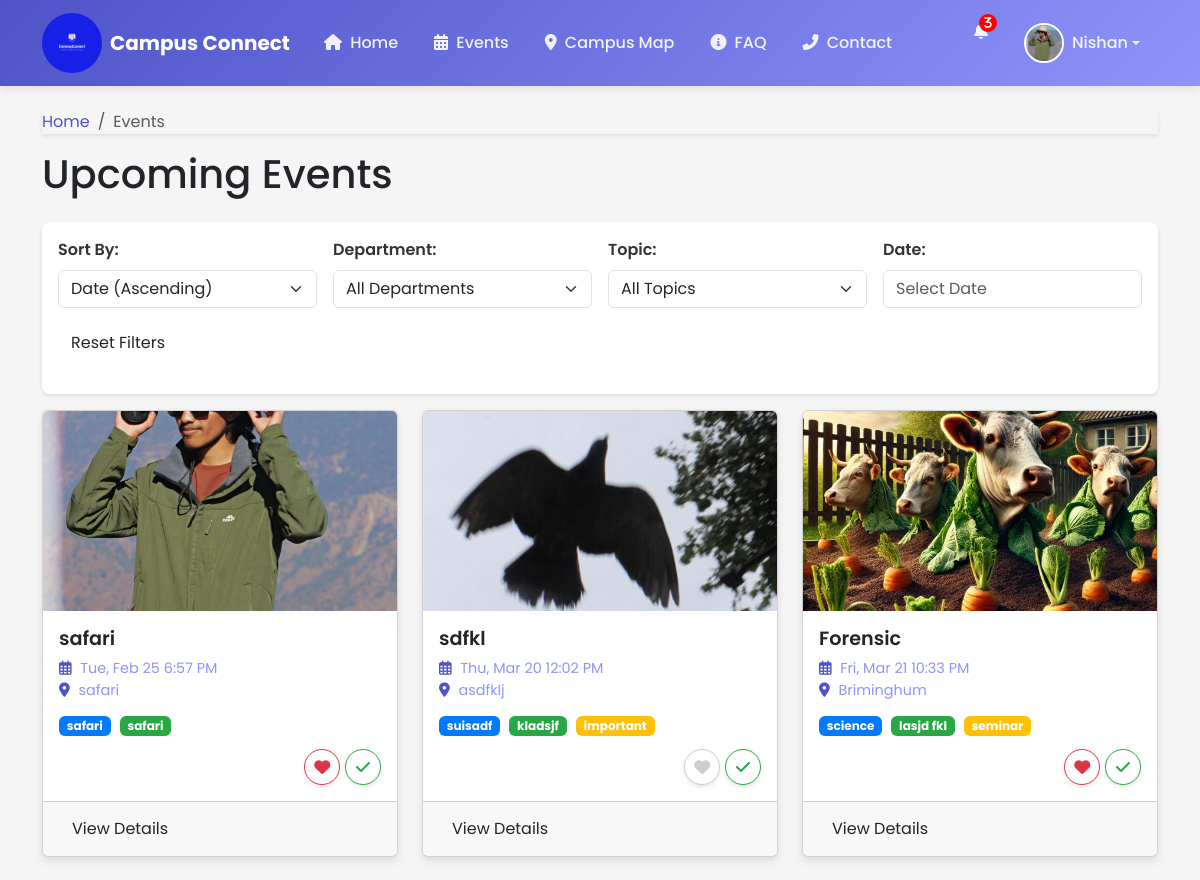
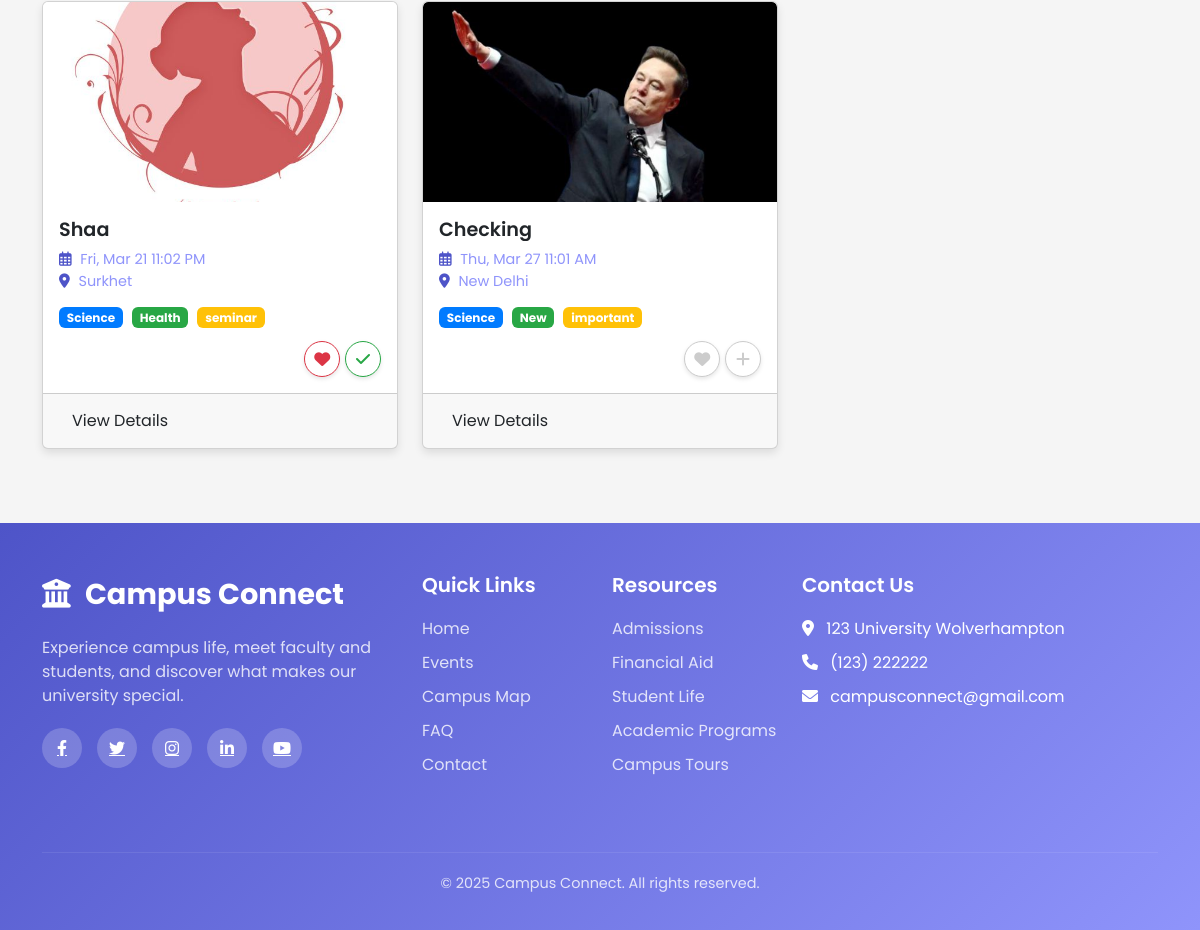
Screenshot of /events.php (signed in) with the database file from the repository (2 pictures, top to bottom).
### tables this page shows
CREATE TABLE `users` (
  `user_id` int(11) NOT NULL,
  `username` varchar(50) NOT NULL,
  `email` varchar(100) NOT NULL,
  `password_hash` varchar(255) NOT NULL,
  `first_name` varchar(50) NOT NULL,
  `last_name` varchar(50) NOT NULL,
  `phone_number` varchar(20) DEFAULT NULL,
  `academic_interest` varchar(100) DEFAULT NULL,
  `account_created_at` timestamp NOT NULL DEFAULT current_timestamp(),
  `last_login` timestamp NOT NULL DEFAULT '0000-00-00 00:00:00',
  `profile_photo_original` varchar(255) DEFAULT NULL,
  `profile_photo_resized` varchar(255) DEFAULT NULL
);

CREATE TABLE `events` (
  `event_id` int(11) NOT NULL,
  `admin_id` int(11) NOT NULL,
  `title` varchar(255) NOT NULL,
  `description` text DEFAULT NULL,
  `event_date` date NOT NULL,
  `start_time` time NOT NULL,
  `end_time` time NOT NULL,
  `location` varchar(255) NOT NULL,
  `latitude` decimal(10,7) DEFAULT NULL,
  `longitude` decimal(10,7) DEFAULT NULL,
  `speakers` text DEFAULT NULL,
  `department` varchar(100) DEFAULT NULL,
  `topic` varchar(100) DEFAULT NULL,
  `tag` varchar(100) DEFAULT NULL,
  `estimated_participants` int(11) DEFAULT 0,
  `event_image_original` varchar(255) DEFAULT NULL,
  `event_image_resized` varchar(255) DEFAULT NULL,
  `created_at` timestamp NOT NULL DEFAULT current_timestamp(),
  `updated_at` timestamp NOT NULL DEFAULT current_timestamp() ON UPDATE current_timestamp()
);

### events.php (the view, shortened to what this page needs)
<?php
require_once 'config.php';
$user_id = $_SESSION['user_id'];
$sort_by = $_GET['sort'] ?? 'date_asc';
$sort_options = [
    'date_asc' => ['column' => 'e.event_date, e.start_time', 'order' => 'ASC'],
    'date_desc' => ['column' => 'e.event_date, e.start_time', 'order' => 'DESC'],
    'title_asc' => ['column' => 'e.title', 'order' => 'ASC'],
    'title_desc' => ['column' => 'e.title', 'order' => 'DESC'],
    'department_asc' => ['column' => 'e.department', 'order' => 'ASC'],
    'department_desc' => ['column' => 'e.department', 'order' => 'DESC'],
];
$sort = $sort_options[$sort_by] ?? $sort_options['date_asc'];
$filter_date = $_GET['date'] ?? '';
$where_clauses = [];
$where_clause = !empty($where_clauses) ? "WHERE " . implode(" AND ", $where_clauses) : "";
$events_query = "SELECT
    e.event_id,
    e.title,
    e.description,
    DATE_FORMAT(e.event_date, '%Y-%m-%d') as event_date,
    DATE_FORMAT(e.start_time, '%H:%i') as start_time,
    DATE_FORMAT(e.end_time, '%H:%i') as end_time,
    CONCAT(DATE_FORMAT(e.event_date, '%W, %M %e, %Y'), ' ', DATE_FORMAT(e.start_time, '%l:%i %p'), ' - ', DATE_FORMAT(e.end_time, '%l:%i %p')) as formatted_date_time,
     CONCAT(DATE_FORMAT(e.event_date, '%a, %b %e'), ' ', DATE_FORMAT(e.start_time, '%l:%i %p')) as short_date_time,
    e.location,
    e.speakers,
    e.department,
    e.topic,
    e.tag,
    e.estimated_participants,
    COALESCE(e.event_image_resized, e.event_image_original, 'https://via.placeholder.com/350x200') as image
FROM events e
$where_clause
ORDER BY {$sort['column']} {$sort['order']}";
$events_stmt = $conn->prepare($events_query);
$events_stmt->execute();
$events_result = $events_stmt->get_result();
$events = [];
if ($events_result->num_rows > 0) {
    while ($row = $events_result->fetch_assoc()) {
        $events[] = $row;
    }
}
$user_favorites = [];
$favorites_query = "SELECT event_id FROM user_favorites WHERE user_id = ?";
$favorites_stmt = $conn->prepare($favorites_query);
$favorites_stmt->bind_param("i", $user_id);
$favorites_stmt->execute();
$favorites_result = $favorites_stmt->get_result();
while ($row = $favorites_result->fetch_assoc()) {
    $user_favorites[] = $row['event_id'];
}
$user_schedules = [];
$schedules_query = "SELECT event_id FROM user_schedules WHERE user_id = ?";
$schedules_stmt = $conn->prepare($schedules_query);
$schedules_stmt->bind_param("i", $user_id);
$schedules_stmt->execute();
$schedules_result = $schedules_stmt->get_result();
while ($row = $schedules_result->fetch_assoc()) {
    $user_schedules[] = $row['event_id'];
}
?>
    <link href="https://cdn.jsdelivr.net/npm/bootstrap@5.3.0-alpha1/dist/css/bootstrap.min.css" rel="stylesheet">
    <link rel="stylesheet" href="https://cdnjs.cloudflare.com/ajax/libs/font-awesome/6.0.0/css/all.min.css">
    <link rel="stylesheet" href="https://cdn.jsdelivr.net/npm/flatpickr/dist/flatpickr.min.css">
<?php include 'header.php'; ?>
    <div class="container mt-4">
        <nav aria-label="breadcrumb">
            <ol class="breadcrumb">
                <li class="breadcrumb-item"><a href="dashboard.php">Home</a></li>
                <li class="breadcrumb-item active" aria-current="page">Events</li>
            </ol>
        </nav>
        <h1 class="mb-4">Upcoming Events</h1>
        <div class="filter-sort-container">
             <form id="filterForm" action="events.php" method="get" class="row g-3">
                <div class="col-md-3">
                    <label for="sort">Sort By:</label>
                    <select class="form-select" id="sort" name="sort">
                        <option value="date_asc" <?php echo $sort_by === 'date_asc' ? 'selected' : ''; ?>>Date (Ascending)</option>
                    </select>
                </div>
                <div class="col-md-3">
                    <label for="department">Department:</label>
                    <select class="form-select" id="department" name="department">
                        <option value="">All Departments</option>
                    </select>
                </div>
                <div class="col-md-3">
                    <label for="topic">Topic:</label>
                    <select class="form-select" id="topic" name="topic">
                        <option value="">All Topics</option>
                    </select>
                </div>
                <div class="col-md-3">
                    <label for="date">Date:</label>
                    <input type="text" class="form-control" id="date" name="date" placeholder="Select Date" value="<?php echo htmlspecialchars($filter_date); ?>">
                </div>
                <div class="col-12">
                    <a href="events.php" class="btn btn-reset">Reset Filters</a>
                </div>
            </form>
        </div>
        <div id="eventsContainer">
           <?php if (empty($events)): ?>
                <div class="alert alert-info alert-no-events" role="alert">
                    No events found matching your criteria.  Please adjust your filters or check back later!
                </div>
            <?php else: ?>
               <div class="row">
                    <?php foreach ($events as $event): ?>
                        <div class="col-md-4">
                            <div class="card">
                                <div class="card-img-container">
                                    <img src="<?php echo htmlspecialchars($event['image']); ?>" class="card-img-top" alt="<?php echo htmlspecialchars($event['title']); ?>">
                                </div>
                                <div class="card-body">
                                    <h5 class="card-title"><?php echo htmlspecialchars($event['title']); ?></h5>
                                    <p class="event-meta">
                                        <i class="far fa-calendar-alt"></i> <?php echo htmlspecialchars($event['short_date_time']); ?><br>
                                        <i class="fas fa-map-marker-alt"></i> <?php echo htmlspecialchars($event['location']); ?>
                                    </p>
                                     <div>
                                        <?php if (!empty($event['department'])): ?>
                                            <span class="badge badge-department"><?php echo htmlspecialchars($event['department']); ?></span>
                                        <?php endif; ?>
                                        <?php if (!empty($event['topic'])): ?>
                                            <span class="badge badge-topic"><?php echo htmlspecialchars($event['topic']); ?></span>
                                        <?php endif; ?>
                                        <?php if (!empty($event['tag'])): ?>
                                            <span class="badge badge-tag"><?php echo htmlspecialchars($event['tag']); ?></span>
                                        <?php endif; ?>
                                    </div>
                                     <div class="btn-group-actions">
                                        <button class="btn-favorite <?php echo in_array($event['event_id'], $user_favorites) ? 'active' : ''; ?>" data-event-id="<?php echo $event['event_id']; ?>">
                                             <i class="fas <?php echo in_array($event['event_id'], $user_favorites) ? 'fa-heart' : 'fa-heart'; ?>"></i>
                                        </button>
                                        <button class="btn-schedule <?php echo in_array($event['event_id'], $user_schedules) ? 'active' : ''; ?>" data-event-id="<?php echo $event['event_id']; ?>">
                                            <i class="fas <?php echo in_array($event['event_id'], $user_schedules) ? 'fa-check' : 'fa-plus'; ?>"></i>
                                        </button>
                                    </div>
                                </div>
                                <div class="card-footer">
                                        <a href="event_details.php?id=<?php echo $event['event_id']; ?>" class="btn btn-details">View Details</a>
                                </div>
                            </div>
                        </div>
                    <?php endforeach; ?>
                </div>
            <?php endif; ?>
        </div>
    </div>
<?php include 'footer.php'; ?>

### header.php (shortened to what this page needs)
<?php
require_once 'config.php';
$user_id = $_SESSION['user_id'];
$user_query = "SELECT * FROM users WHERE user_id = ?";
$user_stmt = $conn->prepare($user_query);
$user_stmt->bind_param("i", $user_id);
$user_stmt->execute();
$user_result = $user_stmt->get_result();
if ($user_result->num_rows === 1) {
    $user = $user_result->fetch_assoc();
} else {
    session_destroy();
    header("Location: index.php");
    exit;
}
?>
<!DOCTYPE html>
<html lang="en">
<head>
    <link href="https://cdn.jsdelivr.net/npm/bootstrap@5.3.0-alpha1/dist/css/bootstrap.min.css" rel="stylesheet">
    <link rel="stylesheet" href="https://cdnjs.cloudflare.com/ajax/libs/font-awesome/6.0.0/css/all.min.css">
</head>
<body>
    <nav class="navbar navbar-expand-lg navbar-dark sticky-top">
        <div class="container">
        <a class="navbar-brand d-flex align-items-center" href="dashboard.php">
        <img src="imgs/logo.png" alt="University Logo" height="60" class="me-2" style="width: 60px; border-radius: 50%; object-fit: cover;">
    <span> Campus Connect</span>
</a>
            <div class="collapse navbar-collapse" id="navbarNav">
                <ul class="navbar-nav me-auto">
                    <li class="nav-item">
                        <a class="nav-link active" href="dashboard.php"><i class="fas fa-home me-1"></i> Home</a>
                    </li>
                    <li class="nav-item">
                        <a class="nav-link" href="events.php"><i class="fas fa-calendar-alt me-1"></i> Events</a>
                    </li>
                    <li class="nav-item">
                        <a class="nav-link" href="campus_map.php"><i class="fas fa-map-marker-alt me-1"></i> Campus Map</a>
                    </li>
                    <li class="nav-item">
                        <a class="nav-link" href="faq.php"><i class="fas fa-info-circle me-1"></i> FAQ</a>
                    </li>
                    <li class="nav-item">
                        <a class="nav-link" href="contact.php"><i class="fas fa-phone-alt me-1"></i> Contact</a>
                    </li>
                </ul>
                <ul class="navbar-nav">
                    <li class="nav-item">
                        <a class="nav-link" href="#" data-bs-toggle="modal" data-bs-target="#notificationsModal">
                            <i class="fas fa-bell position-relative">
                                <span class="notification-badge">3</span>
                            </i>
                        </a>
                    </li>
                    <li class="nav-item dropdown">
                        <a class="nav-link dropdown-toggle d-flex align-items-center" href="#" id="userDropdown" role="button" data-bs-toggle="dropdown" aria-expanded="false">
                            <?php if (!empty($user['profile_photo_resized'])): ?>
                                <img src="<?php echo $user['profile_photo_resized']; ?>" alt="User Avatar" class="user-avatar me-2">
                            <?php else: ?>
                                <div class="user-avatar me-2 bg-secondary d-flex align-items-center justify-content-center">
                                    <i class="fas fa-user text-white"></i>
                                </div>
                            <?php endif; ?>
                            <span><?php echo $user['first_name']; ?></span>
                        </a>
                    </li>
                </ul>
            </div>
        </div>
    </nav>

### rows the page displays
users: profile_photo_resized (picture), first_name "Nishan"
events: shows a picture, title "safari", short_date_time "Tue, Feb 25 6:57 PM", location "safari", department "safari", topic "safari"
events: shows a picture, title "sdfkl", short_date_time "Thu, Mar 20 12:02 PM", location "asdfklj", department "suisadf", topic "kladsjf", tag "important"
events: shows a picture, title "Forensic", short_date_time "Fri, Mar 21 10:33 PM", location "Briminghum", department "science", topic "lasjd fkl", tag "seminar"
events: shows a picture, title "Shaa", short_date_time "Fri, Mar 21 11:02 PM", location "Surkhet", department "Science", topic "Health", tag "seminar"
events: shows a picture, title "Checking", short_date_time "Thu, Mar 27 11:01 AM", location "New Delhi", department "Science", topic "New", tag "important"
